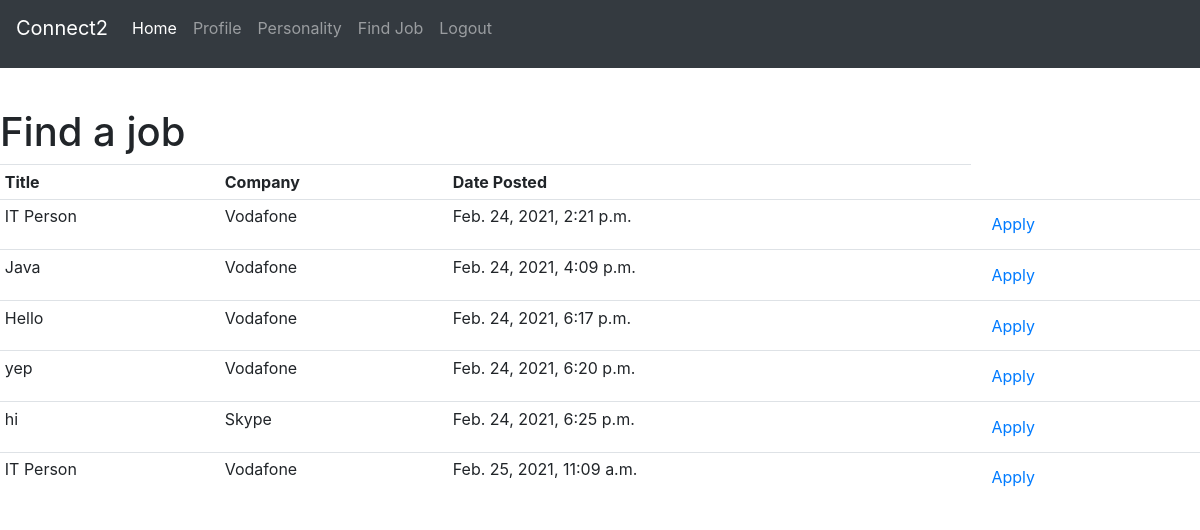
Screenshot of /findjob/ (signed in) with the database file from the repository.
### account/models.py (models this page shows, shortened)
class Job(models.Model):
    STATUS = (
        ('Business', 'Business'),
        ('Technology', 'Technology'),
        ('Science', 'Science'),
    )
    employer = models.ForeignKey(
        Employer, null=True, on_delete=models.SET_NULL)
    date_created = models.DateTimeField(auto_now_add=True, null=True)
    status = models.CharField(max_length=200, null=True, choices=STATUS)
    title = models.CharField(max_length=200)
    description = models.CharField(max_length=200, null=True, blank=True)

class Employer(models.Model):
    user = models.OneToOneField(
        User, on_delete=models.CASCADE, primary_key=True)
    phone = models.CharField(max_length=200)
    location = models.CharField(max_length=200)
    company_name = models.CharField(max_length=200)
    email = models.EmailField(max_length=200, blank=True)
    updated = models.DateTimeField(auto_now=True)
    created = models.DateTimeField(auto_now_add=True)
    def __str__(self):
        return self.user.username

class User(AbstractUser):
    is_employee = models.BooleanField(default=False)
    is_employer = models.BooleanField(default=False)

### employee/views.py (the view)
# urls.py: path('findjob/', find_job, name='findjob'),
@user_passes_test(employee_check, login_url='jobs')
def find_job(request):
    jobs = Job.objects.all()
    context = {'jobs': jobs}
    return render(request, 'employee/findjob.html', context)

### employee/templates/employee/findjob.html
{% extends 'employee/core.html' %}
{% block content %}
<h1>Find a job</h1>
<table class="table table-sm">
    <tr>
        <th>Title</th>
        <th>Company</th>
        <th>Date Posted</th>
    </tr>
    {% for job in jobs %}
    <tr>
        <td>{{job.title}}</td>
        <td>{{job.employer}}</td>
        <td>{{job.date_created}}</td>
        <td><a class="nav-link" href="">Apply</a></td>
        {% endfor %}
    </tr>
    </tr>
</table>
{% endblock %}

### employee/templates/employee/core.html (shortened to what this page needs)
{% load static %}
<!DOCTYPE html>
<html lang="en">
<head>
    <link rel="stylesheet" href="https://maxcdn.bootstrapcdn.com/bootstrap/4.5.2/css/bootstrap.min.css">
    <link rel="stylesheet" type="text/css" href={% static 'core.css' %}>
</head>
<body>
    {% include 'employee/navbar.html'%}
    {% block content %}
    {% endblock %}
</body>
</html>

### employee/templates/employee/navbar.html (shortened to what this page needs)
{% block content %}
<nav class="navbar navbar-expand-lg navbar-dark bg-dark">
    <a class="navbar-brand" href="{% url 'employee-home' %}">Connect2</a>
    <div class="collapse navbar-collapse" id="navbarNav">
        <ul class="navbar-nav">
            <li class="nav-item active">
                <a class="nav-link" href="{% url 'employee-home'   %}">Home <span class="sr-only">(current)</span></a>
            </li>
            <li class="nav-item">
                <a class="nav-link" href="{% url 'employee-profile'  %}">Profile</a>
            </li>
            <li class="nav-item">
                <a class="nav-link" href="{% url 'personality-page'  %}">Personality</a>
            </li>
            <li class="nav-item">
                <a class="nav-link " href="{% url 'findjob'  %}">Find Job</a>
            </li>
            <li class="nav-item">
                <a class="nav-link" href="{% url 'logout'  %}">Logout</a>
            </li>
        </ul>
    </div>
</nav>
{% endblock %}

### static/core.css (style rules this page uses)
.navbar { padding-bottom: 20px; margin-bottom: 40px; }

### rows the page displays
Job: title "IT Person", employer "Vodafone", date_created "Feb. 24, 2021, 2:21 p.m."
Job: title "Java", employer "Vodafone", date_created "Feb. 24, 2021, 4:09 p.m."
Job: title "Hello", employer "Vodafone", date_created "Feb. 24, 2021, 6:17 p.m."
Job: title "yep", employer "Vodafone", date_created "Feb. 24, 2021, 6:20 p.m."
Job: title "hi", employer "Skype", date_created "Feb. 24, 2021, 6:25 p.m."
Job: title "IT Person", employer "Vodafone", date_created "Feb. 25, 2021, 11:09 a.m."
